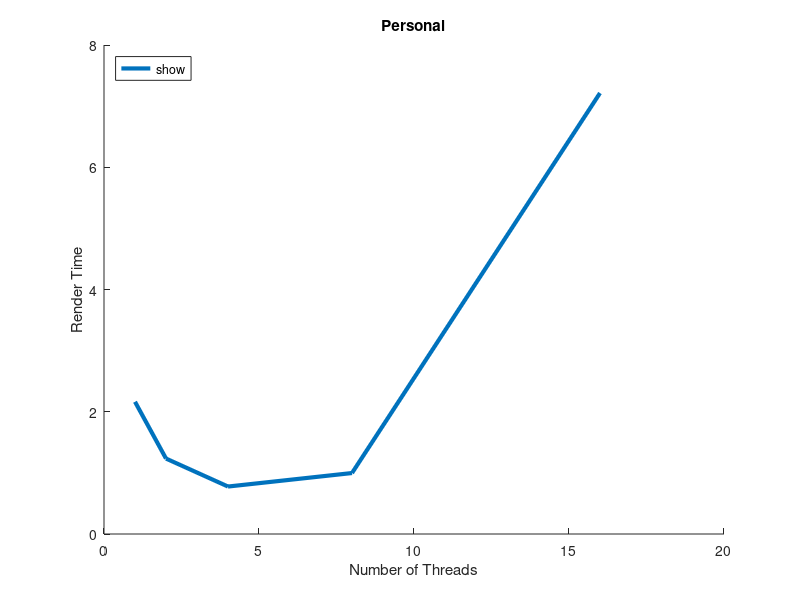

The MATLAB source for this figure:
function static8
clear all;
close all;
hold on;

x = [1 2 4 8 16];

t0 = [ 2.163130 1.234190 0.776501 0.997283 7.214013 ];
plot(x, t0, 'LineWidth', 3, 'DisplayName', 'models/ironman.obj 3840x2160');

title('Personal');
xlabel('Number of Threads');
ylabel('Render Time');
legend('show', 'Location', 'NorthWest');

